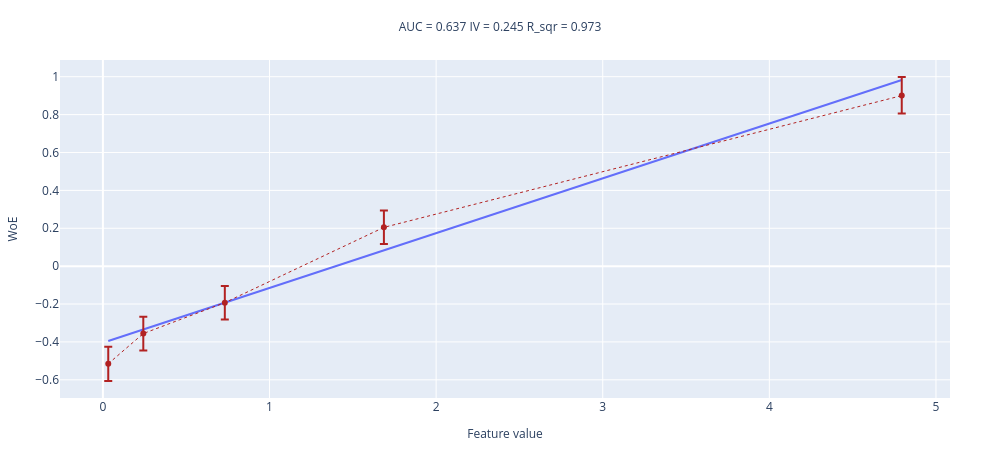

Notebook cell for this chart:
### Markdown cell above
#### №2 

Запустите функцию с `values=x ** 2`. Как по графику определить эту ситуацию? Что нужно делать в таком случае?

### Code cell
woe_line(values=x ** 2, target=y, n_buckets=5)

### Figure 1 — Plotly figure (JSON) as saved in the notebook; plotly's stock layout.template omitted (floating-point values rounded to 4 significant figures)
{"data": [{"mode": "lines", "name": "interpolation_line", "showlegend": false, "type": "scatter", "x": [0.03208, 0.2425, 0.7318, 1.687, 4.795], "y": [-0.3951, -0.3343, -0.1927, 0.08343, 0.9825]}, {"error_y": {"array": [0.08961, 0.08841, 0.08774, 0.08857, 0.09878], "arrayminus": [0.09169, 0.08981, 0.08849, 0.08777, 0.09482], "symmetric": false, "type": "data"}, "line": {"color": "firebrick", "dash": "dot", "width": 1}, "name": "WoE", "showlegend": false, "type": "scatter", "x": [0.03208, 0.2425, 0.7318, 1.687, 4.795], "y": [-0.5151, -0.3557, -0.1926, 0.2047, 0.9002]}], "layout": {"height": 450, "margin": {"b": 50, "l": 50, "r": 50, "t": 60}, "title": {"font": {"size": 12}, "text": "AUC = 0.637 IV = 0.245 R_sqr = 0.973 ", "x": 0.5, "xanchor": "center", "y": 0.95, "yanchor": "top"}, "width": 1000, "xaxis": {"title": {"font": {"size": 12}, "text": "Feature value"}}, "yaxis": {"title": {"font": {"size": 12}, "text": "WoE"}}}}
